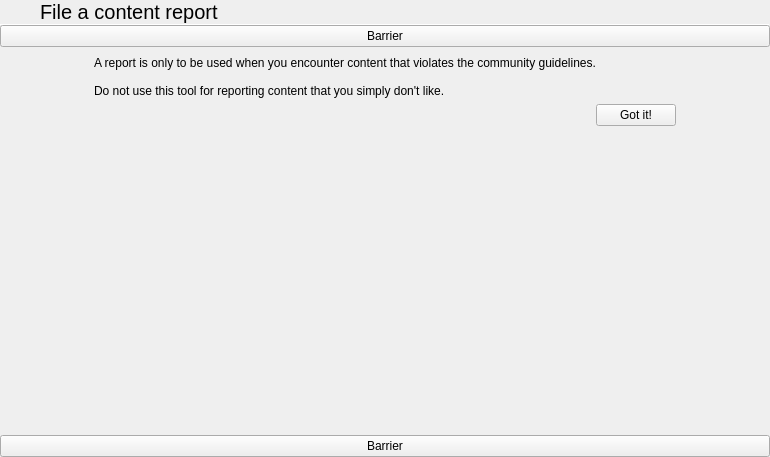
<?xml version="1.0" encoding="UTF-8"?>
<ui version="4.0">
 <class>ReportWidget</class>
 <widget class="QWidget" name="ReportWidget">
  <property name="geometry">
   <rect>
    <x>0</x>
    <y>0</y>
    <width>770</width>
    <height>457</height>
   </rect>
  </property>
  <property name="windowTitle">
   <string notr="true">Form</string>
  </property>
  <layout class="QVBoxLayout" name="verticalLayout">
   <property name="spacing">
    <number>0</number>
   </property>
   <property name="leftMargin">
    <number>0</number>
   </property>
   <property name="topMargin">
    <number>0</number>
   </property>
   <property name="rightMargin">
    <number>0</number>
   </property>
   <property name="bottomMargin">
    <number>0</number>
   </property>
   <item>
    <widget class="tStackedWidget" name="stackedWidget">
     <property name="currentIndex">
      <number>0</number>
     </property>
     <widget class="QWidget" name="explainPage">
      <layout class="QVBoxLayout" name="verticalLayout_2">
       <property name="spacing">
        <number>0</number>
       </property>
       <property name="leftMargin">
        <number>0</number>
       </property>
       <property name="topMargin">
        <number>0</number>
       </property>
       <property name="rightMargin">
        <number>0</number>
       </property>
       <property name="bottomMargin">
        <number>0</number>
       </property>
       <item>
        <layout class="QHBoxLayout" name="horizontalLayout">
         <property name="spacing">
          <number>0</number>
         </property>
         <item>
          <widget class="QPushButton" name="backButton">
           <property name="sizePolicy">
            <sizepolicy hsizetype="Preferred" vsizetype="Preferred">
             <horstretch>0</horstretch>
             <verstretch>0</verstretch>
            </sizepolicy>
           </property>
           <property name="text">
            <string/>
           </property>
           <property name="icon">
            <iconset resource="../libentertaining_resources.qrc">
             <normaloff>:/libentertaining/icons/go-previous.svg</normaloff>:/libentertaining/icons/go-previous.svg</iconset>
           </property>
           <property name="flat">
            <bool>true</bool>
           </property>
          </widget>
         </item>
         <item>
          <widget class="QLabel" name="label">
           <property name="sizePolicy">
            <sizepolicy hsizetype="Expanding" vsizetype="Preferred">
             <horstretch>0</horstretch>
             <verstretch>0</verstretch>
            </sizepolicy>
           </property>
           <property name="font">
            <font>
             <pointsize>15</pointsize>
            </font>
           </property>
           <property name="text">
            <string>File a content report</string>
           </property>
           <property name="margin">
            <number>9</number>
           </property>
          </widget>
         </item>
        </layout>
       </item>
       <item>
        <widget class="Line" name="line">
         <property name="maximumSize">
          <size>
           <width>16777215</width>
           <height>1</height>
          </size>
         </property>
         <property name="orientation">
          <enum>Qt::Horizontal</enum>
         </property>
        </widget>
       </item>
       <item>
        <widget class="FocusBarrier" name="focusBarrier">
         <property name="text">
          <string notr="true">Barrier</string>
         </property>
        </widget>
       </item>
       <item>
        <layout class="QHBoxLayout" name="horizontalLayout_2">
         <item>
          <widget class="QWidget" name="mainExplainWidget" native="true">
           <property name="maximumSize">
            <size>
             <width>600</width>
             <height>16777215</height>
            </size>
           </property>
           <layout class="QVBoxLayout" name="verticalLayout_3">
            <item>
             <widget class="QLabel" name="label_2">
              <property name="text">
               <string>A report is only to be used when you encounter content that violates the community guidelines.

Do not use this tool for reporting content that you simply don't like.</string>
              </property>
              <property name="wordWrap">
               <bool>true</bool>
              </property>
             </widget>
            </item>
            <item>
             <layout class="QHBoxLayout" name="horizontalLayout_3">
              <item>
               <spacer name="horizontalSpacer">
                <property name="orientation">
                 <enum>Qt::Horizontal</enum>
                </property>
                <property name="sizeHint" stdset="0">
                 <size>
                  <width>40</width>
                  <height>20</height>
                 </size>
                </property>
               </spacer>
              </item>
              <item>
               <widget class="QPushButton" name="explainPageContinue">
                <property name="text">
                 <string>Got it!</string>
                </property>
               </widget>
              </item>
             </layout>
            </item>
            <item>
             <spacer name="verticalSpacer">
              <property name="orientation">
               <enum>Qt::Vertical</enum>
              </property>
              <property name="sizeHint" stdset="0">
               <size>
                <width>20</width>
                <height>40</height>
               </size>
              </property>
             </spacer>
            </item>
           </layout>
          </widget>
         </item>
        </layout>
       </item>
       <item>
        <widget class="FocusBarrier" name="focusBarrier_2">
         <property name="text">
          <string notr="true">Barrier</string>
         </property>
        </widget>
       </item>
       <item>
        <widget class="GamepadHud" name="gamepadHud" native="true"/>
       </item>
      </layout>
     </widget>
     <widget class="QWidget" name="screenReportScreen">
      <layout class="QVBoxLayout" name="verticalLayout_4">
       <property name="spacing">
        <number>0</number>
       </property>
       <property name="leftMargin">
        <number>0</number>
       </property>
       <property name="topMargin">
        <number>0</number>
       </property>
       <property name="rightMargin">
        <number>0</number>
       </property>
       <property name="bottomMargin">
        <number>0</number>
       </property>
       <item>
        <layout class="QHBoxLayout" name="horizontalLayout_4">
         <property name="spacing">
          <number>0</number>
         </property>
         <item>
          <widget class="QPushButton" name="backButton_2">
           <property name="sizePolicy">
            <sizepolicy hsizetype="Preferred" vsizetype="Preferred">
             <horstretch>0</horstretch>
             <verstretch>0</verstretch>
            </sizepolicy>
           </property>
           <property name="text">
            <string/>
           </property>
           <property name="icon">
            <iconset resource="../libentertaining_resources.qrc">
             <normaloff>:/libentertaining/icons/go-previous.svg</normaloff>:/libentertaining/icons/go-previous.svg</iconset>
           </property>
           <property name="flat">
            <bool>true</bool>
           </property>
          </widget>
         </item>
         <item>
          <widget class="QLabel" name="label_3">
           <property name="sizePolicy">
            <sizepolicy hsizetype="Expanding" vsizetype="Preferred">
             <horstretch>0</horstretch>
             <verstretch>0</verstretch>
            </sizepolicy>
           </property>
           <property name="font">
            <font>
             <pointsize>15</pointsize>
            </font>
           </property>
           <property name="text">
            <string>Provide Information</string>
           </property>
           <property name="margin">
            <number>9</number>
           </property>
          </widget>
         </item>
        </layout>
       </item>
       <item>
        <widget class="Line" name="line_2">
         <property name="maximumSize">
          <size>
           <width>16777215</width>
           <height>1</height>
          </size>
         </property>
         <property name="orientation">
          <enum>Qt::Horizontal</enum>
         </property>
        </widget>
       </item>
       <item>
        <widget class="QScrollArea" name="screenReportScroller">
         <property name="frameShape">
          <enum>QFrame::NoFrame</enum>
         </property>
         <property name="widgetResizable">
          <bool>true</bool>
         </property>
         <widget class="QWidget" name="scrollAreaWidgetContents_2">
          <property name="geometry">
           <rect>
            <x>0</x>
            <y>0</y>
            <width>770</width>
            <height>402</height>
           </rect>
          </property>
          <layout class="QHBoxLayout" name="horizontalLayout_6">
           <property name="spacing">
            <number>0</number>
           </property>
           <property name="leftMargin">
            <number>0</number>
           </property>
           <property name="topMargin">
            <number>0</number>
           </property>
           <property name="rightMargin">
            <number>0</number>
           </property>
           <property name="bottomMargin">
            <number>0</number>
           </property>
           <item>
            <widget class="QWidget" name="screenReportContents" native="true">
             <property name="maximumSize">
              <size>
               <width>600</width>
               <height>16777215</height>
              </size>
             </property>
             <layout class="QVBoxLayout" name="verticalLayout_5">
              <property name="spacing">
               <number>0</number>
              </property>
              <property name="leftMargin">
               <number>0</number>
              </property>
              <property name="topMargin">
               <number>0</number>
              </property>
              <property name="rightMargin">
               <number>0</number>
              </property>
              <property name="bottomMargin">
               <number>0</number>
              </property>
              <item>
               <layout class="QGridLayout" name="gridLayout">
                <property name="leftMargin">
                 <number>9</number>
                </property>
                <property name="topMargin">
                 <number>9</number>
                </property>
                <property name="rightMargin">
                 <number>9</number>
                </property>
                <property name="bottomMargin">
                 <number>9</number>
                </property>
                <property name="spacing">
                 <number>6</number>
                </property>
                <item row="0" column="0">
                 <widget class="QLabel" name="label_4">
                  <property name="font">
                   <font>
                    <weight>75</weight>
                    <bold>true</bold>
                   </font>
                  </property>
                  <property name="text">
                   <string>INFRINGING CONTENT</string>
                  </property>
                 </widget>
                </item>
                <item row="1" column="0">
                 <widget class="QLabel" name="label_5">
                  <property name="text">
                   <string>Here's a screenshot that will be sent along with this report.</string>
                  </property>
                 </widget>
                </item>
               </layout>
              </item>
              <item>
               <widget class="QLabel" name="screenLabel">
                <property name="text">
                 <string notr="true">TextLabel</string>
                </property>
               </widget>
              </item>
              <item>
               <layout class="QGridLayout" name="gridLayout_2">
                <property name="leftMargin">
                 <number>9</number>
                </property>
                <property name="topMargin">
                 <number>9</number>
                </property>
                <property name="rightMargin">
                 <number>9</number>
                </property>
                <property name="bottomMargin">
                 <number>9</number>
                </property>
                <property name="spacing">
                 <number>6</number>
                </property>
                <item row="3" column="0">
                 <widget class="QRadioButton" name="radioButton">
                  <property name="text">
                   <string>It contains unfortunate content</string>
                  </property>
                 </widget>
                </item>
                <item row="0" column="0">
                 <widget class="QLabel" name="label_6">
                  <property name="font">
                   <font>
                    <weight>75</weight>
                    <bold>true</bold>
                   </font>
                  </property>
                  <property name="text">
                   <string>EXPLAIN</string>
                  </property>
                 </widget>
                </item>
                <item row="1" column="0">
                 <widget class="QLabel" name="label_7">
                  <property name="text">
                   <string>What's wrong with this content?</string>
                  </property>
                 </widget>
                </item>
                <item row="2" column="0">
                 <widget class="QRadioButton" name="radioButton_2">
                  <property name="text">
                   <string>It contains anime</string>
                  </property>
                 </widget>
                </item>
               </layout>
              </item>
              <item>
               <widget class="QLabel" name="label_8">
                <property name="text">
                 <string>Reporting is not currently implemented. If there are any issues, shoot an email to hello@entertaining.games and we'll take a look.</string>
                </property>
                <property name="wordWrap">
                 <bool>true</bool>
                </property>
                <property name="margin">
                 <number>9</number>
                </property>
               </widget>
              </item>
              <item>
               <widget class="QPushButton" name="submitButton">
                <property name="enabled">
                 <bool>false</bool>
                </property>
                <property name="text">
                 <string>Submit</string>
                </property>
               </widget>
              </item>
              <item>
               <spacer name="verticalSpacer_2">
                <property name="orientation">
                 <enum>Qt::Vertical</enum>
                </property>
                <property name="sizeHint" stdset="0">
                 <size>
                  <width>20</width>
                  <height>133</height>
                 </size>
                </property>
               </spacer>
              </item>
             </layout>
            </widget>
           </item>
          </layout>
         </widget>
        </widget>
       </item>
       <item>
        <widget class="GamepadHud" name="gamepadHud_2" native="true"/>
       </item>
      </layout>
     </widget>
    </widget>
   </item>
  </layout>
 </widget>
 <customwidgets>
  <customwidget>
   <class>tStackedWidget</class>
   <extends>QStackedWidget</extends>
   <header location="global">tstackedwidget.h</header>
   <container>1</container>
  </customwidget>
  <customwidget>
   <class>GamepadHud</class>
   <extends>QWidget</extends>
   <header location="global">gamepadhud.h</header>
   <container>1</container>
  </customwidget>
  <customwidget>
   <class>FocusBarrier</class>
   <extends>QPushButton</extends>
   <header location="global">focusbarrier.h</header>
  </customwidget>
 </customwidgets>
 <resources>
  <include location="../libentertaining_resources.qrc"/>
 </resources>
 <connections/>
</ui>
